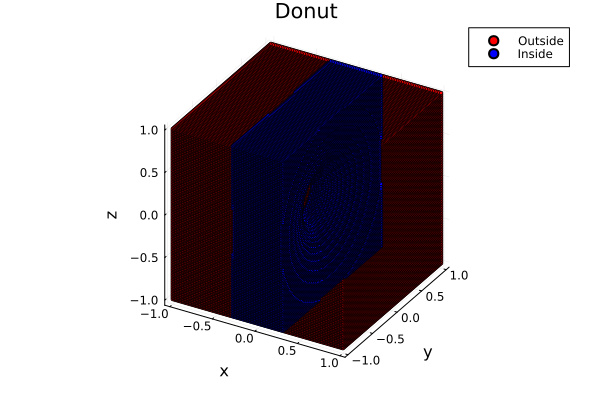

The Julia source for this figure:
import Pkg; Pkg.add("Plots")

using Plots

function is_outside_donut(pos::Vector{Float64})
    a = 1.0  # major axis length
    b = 0.3  # minor axis length
    r = 1.25  # rotating radius

    x, y, z = pos[1], pos[2], pos[3]
    ellipse_center_dist = sqrt(y^2 + z^2)

    outside_ellipse1 = ((((ellipse_center_dist - r) / a)^2 + (x / b)^2) > 1)
    outside_ellipse2 = ((((ellipse_center_dist + r) / a)^2 + (x / b)^2) > 1)

    return outside_ellipse1 && outside_ellipse2
end

# Generate meshgrid from -2.5 to 2.5 with 100 points
x = range(-1.0, 1.0, length=100)
z = range(-1.0, 1.0, length=100)
y = range(-1.0, 1.0, length=100)
donut_points = [[x[i], y[j], z[k]] for i = 1:100, j = 1:100, k = 1:100]
is_outside_donut.(donut_points)

# Plot donut points
scatter(
    [point[1] for point in donut_points if is_outside_donut(point)],
    [point[2] for point in donut_points if is_outside_donut(point)],
    [point[3] for point in donut_points if is_outside_donut(point)],
    label="Outside",
    color="red",
    marker=:circle,
    markersize=2,
    xlabel="x",
    ylabel="y",
    zlabel="z",
    title="Donut",
)
scatter!(
    [point[1] for point in donut_points if !is_outside_donut(point)],
    [point[2] for point in donut_points if !is_outside_donut(point)],
    [point[3] for point in donut_points if !is_outside_donut(point)],
    label="Inside",
    color="blue",
    marker=:circle,
    markersize=2,
)
savefig("donut.png")

# Test points
test_points = [
    [0.0, 0.0, 0.0],  # outside
    [1.0, 0.0, 0.0],  # outside
    [0.0, 1.5, 0.0],  # inside
    [0.0, 0.0, 0.5],  # inside
    [0.0, -1.5, 0.0],  # inside
    [0.0, 0.0, -0.5],  # inside
    [0.0, 0.0, 0.0], # outside
]

# Verify the functionality
for point in test_points
    if is_outside_donut(point)
        println("Point $point is outside the donut.")
    else
        println("Point $point is inside the donut.")
    end
end